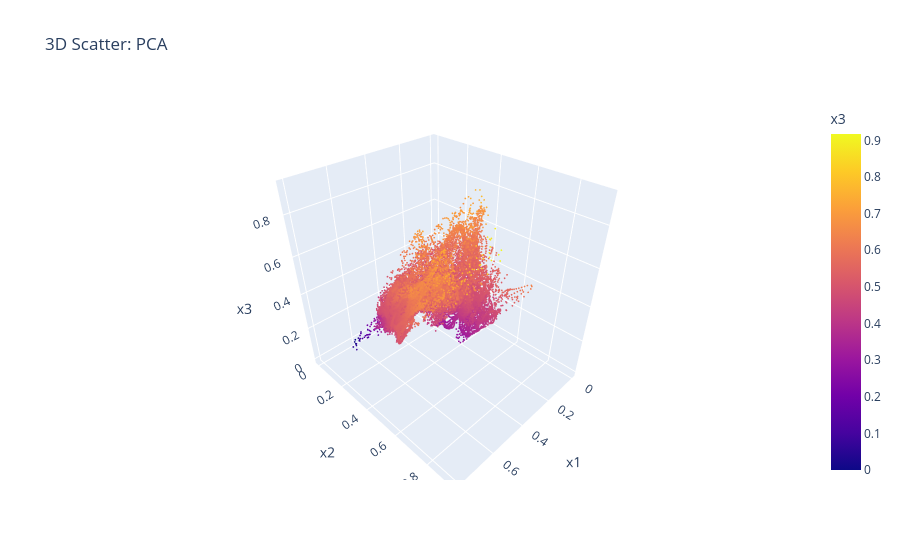

This figure's notebook cell:
### Code cell
fig_3d = px.scatter_3d(
        res_pca,
        x="x1",
        y="x2",
        z="x3",
        color="x3",  # optional coloring
        title=f"3D Scatter: PCA"
    )
fig_3d.update_traces(marker=dict(size=1)) 
fig_3d.show()

### Figure 1 — Plotly figure (JSON) as saved in the notebook; plotly's stock layout.template omitted (floating-point values rounded to 4 significant figures; data arrays with more than 128 entries replaced by an {"elided": "..."} marker saying what was removed)
{"data": [{"hovertemplate": "x1=%{x}<br>x2=%{y}<br>x3=%{marker.color}<extra></extra>", "legendgroup": "", "marker": {"color": {"elided": "30000 float values"}, "coloraxis": "coloraxis", "size": 1, "symbol": "circle"}, "mode": "markers", "name": "", "scene": "scene", "showlegend": false, "type": "scatter3d", "x": {"elided": "30000 float values"}, "y": {"elided": "30000 float values"}, "z": {"elided": "30000 float values"}}], "layout": {"coloraxis": {"colorbar": {"title": {"text": "x3"}}, "colorscale": [[0, "#0d0887"], [0.1111, "#46039f"], [0.2222, "#7201a8"], [0.3333, "#9c179e"], [0.4444, "#bd3786"], [0.5556, "#d8576b"], [0.6667, "#ed7953"], [0.7778, "#fb9f3a"], [0.8889, "#fdca26"], [1, "#f0f921"]]}, "legend": {"tracegroupgap": 0}, "scene": {"domain": {"x": [0, 1], "y": [0, 1]}, "xaxis": {"title": {"text": "x1"}}, "yaxis": {"title": {"text": "x2"}}, "zaxis": {"title": {"text": "x3"}}}, "title": {"text": "3D Scatter: PCA"}}}
